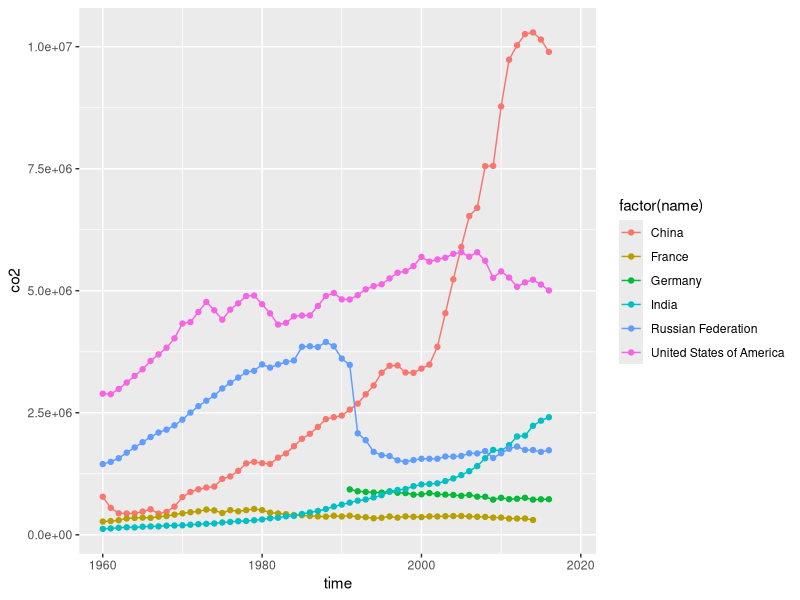
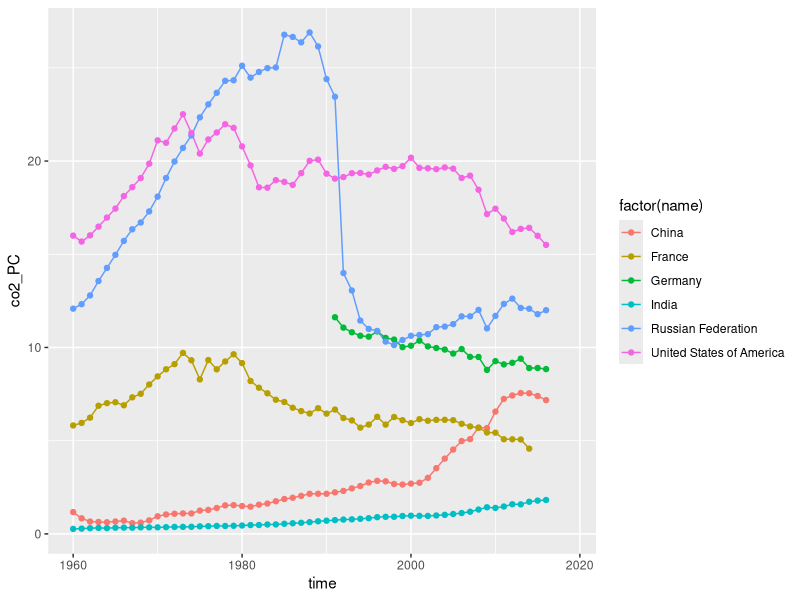
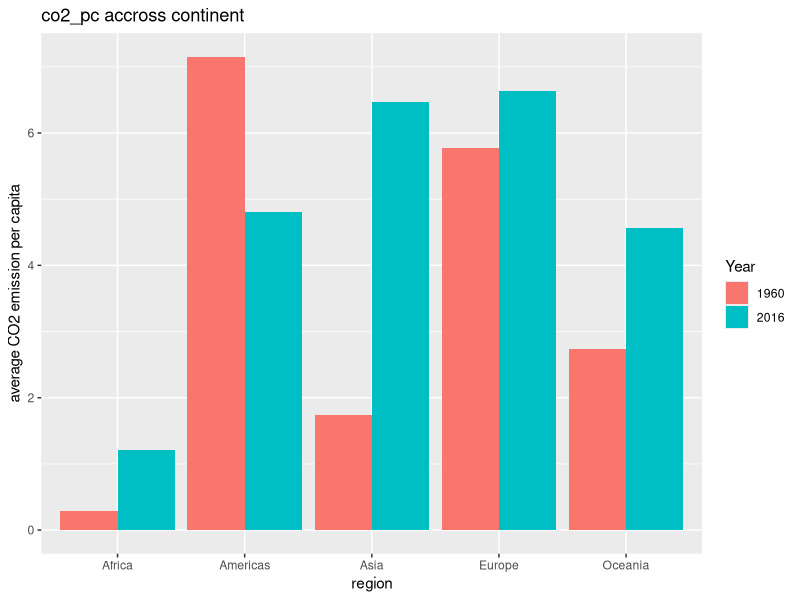
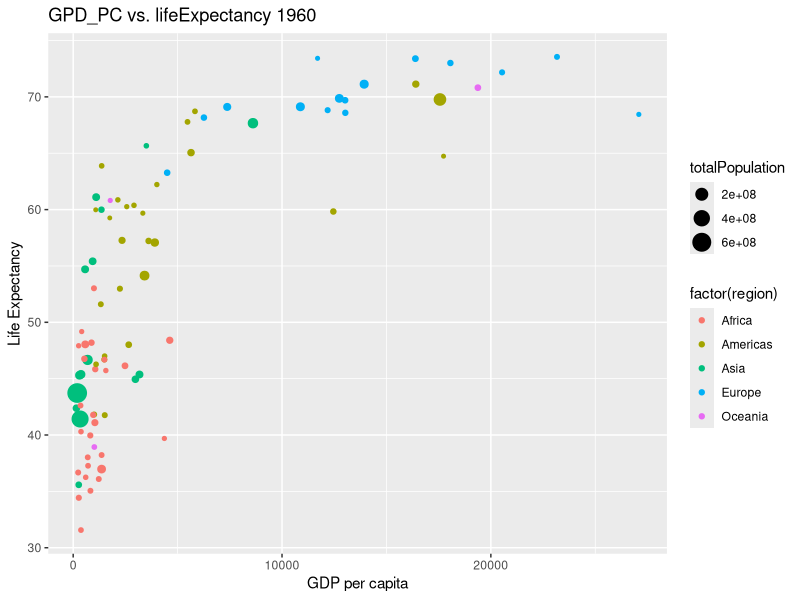
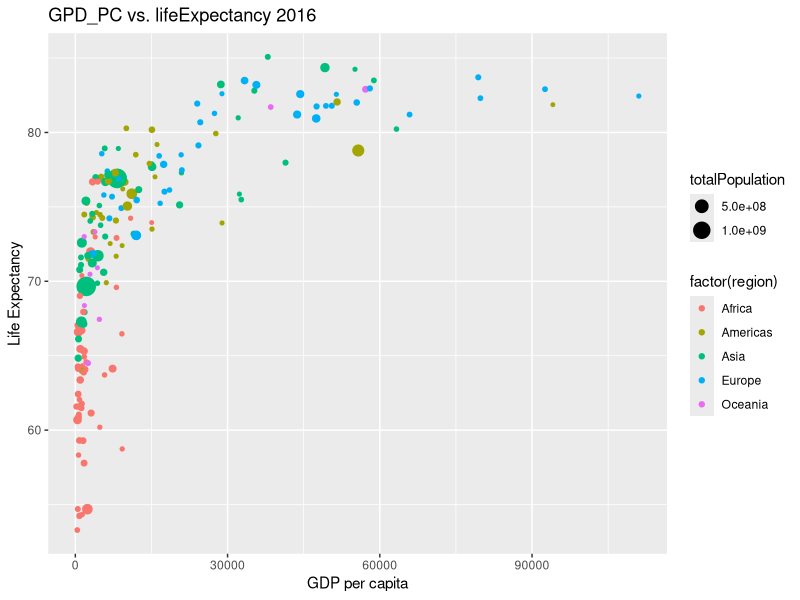
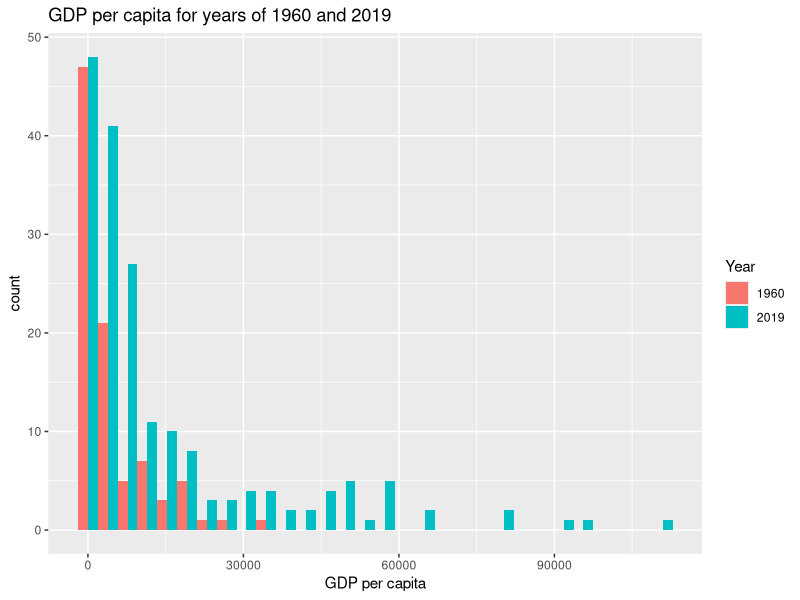

Write R code to recreate these figures, in order.
## ---- chunk 1
library(dplyr)
library(readr)
library(ggplot2)
## ---- chunk 2
gapminder <- read_delim("gapminder.csv")
nrow(gapminder)
ncol(gapminder)
head(gapminder, 3)
## ---- chunk 3
gapminder %>% 
  summarize(countries = length(unique(name)), iso2codes = length(unique(iso2)), iso3codes = length(unique(iso3)))
## ---- chunk 4
gapminder %>% 
  group_by(iso2) %>% 
  summarise(count = length(unique(name)), countries = unique(name)) %>% 
  arrange(desc(count))
## ---- chunk 5
gapminder %>% 
  group_by(name) %>% 
  summarise(counts = length(unique(iso3)), iso3code = unique(iso3)) %>% 
  arrange(desc(counts))
## ---- chunk 6
min(gapminder$time, na.rm = TRUE)
max(gapminder$time, na.rm = TRUE)
## ---- chunk 7
nrow(gapminder[is.na(gapminder$co2) == TRUE,])
nrow(gapminder[is.na(gapminder$co2_PC) == TRUE,])
gapminder %>% 
  filter(is.na(co2) == TRUE) %>% 
  group_by(time) %>% 
  summarise(missing_co2 = length(co2)) %>% 
  arrange(missing_co2) %>% 
  tail(1)
gapminder %>% 
  filter(is.na(co2_PC) == TRUE) %>% 
  group_by(time) %>% 
  summarise(missing_co2_PC = length(co2_PC)) %>% 
  arrange(missing_co2_PC) %>% 
  tail(1)
## ---- chunk 8
plot1 <- gapminder %>% 
  filter(name == "China" | name == "United States of America" | name == "India" | name == "Germany" | name == "France" | name == "Russian Federation")
ggplot(plot1, aes(time,
                co2,
                col = factor(name))) +
  geom_line() +
  geom_point()
## ---- chunk 9
plot1 <- gapminder %>% 
  filter(name == "China" | name == "United States of America" | name == "India" | name == "Germany" | name == "France" | name == "Russian Federation")
ggplot(plot1, aes(time,
                co2_PC,
                col = factor(name))) +
  geom_line() +
  geom_point()

## ---- chunk 10
co2_pc_accross_continent <- gapminder %>% 
  filter(is.na(co2_PC) == FALSE) %>% 
  filter(is.na(name)== FALSE)  %>% 
  filter(is.na(region) == FALSE) %>% 
  group_by(region, time) %>%
  summarize(average= mean(co2_PC))
co2_pc_accross_continent  
## ---- chunk 11
gapminder %>% 
  filter(time %in% c(1960, 2016)) %>% 
  filter(is.na(region) == FALSE) %>% 
  filter(is.na(co2_PC) == FALSE) %>% 
  filter(is.na(name) == FALSE) %>% 
  group_by(region, time) %>% 
  summarise(average_co2_PC = mean(co2_PC)) %>% 
  ggplot(aes(region,
             average_co2_PC,
             fill = as.factor(time))) + 
  geom_col(position = "dodge") + 
  scale_fill_discrete("Year") +
  labs(title = "co2_pc accross continent", x = "region", y = "average CO2 emission per capita")
## ---- chunk 12
gapminder %>% 
  filter(time == 2016) %>% 
  filter(is.na(region) == FALSE) %>% 
  filter(is.na(co2_PC) == FALSE) %>% 
  filter(is.na(name) == FALSE) %>% 
  group_by(region) %>%
  filter(rank(desc(co2_PC)) <= 3 | rank(co2_PC) <= 3) %>% 
  select(name, co2_PC, region) %>% 
  arrange(region)
## ---- chunk 13
gapminder %>% 
  filter(is.na(GDP_PC) == FALSE) %>% 
  filter(is.na(lifeExpectancy) == FALSE) %>% 
  filter(time == 1960) %>% 
  filter(is.na(name) == FALSE) %>% 
  ggplot(aes(GDP_PC,
             lifeExpectancy,
             col = factor(region),
             size = totalPopulation)) +
  geom_point() +
  labs(title = "GPD_PC vs. lifeExpectancy 1960", x = "GDP per capita", y = "Life Expectancy")
## ---- chunk 14
gapminder %>% 
  filter(is.na(GDP_PC) == FALSE) %>% 
  filter(is.na(lifeExpectancy) == FALSE) %>% 
  filter(time == 2019) %>% 
  filter(is.na(name) == FALSE) %>% 
  ggplot(aes(GDP_PC,
             lifeExpectancy,
             col = factor(region),
             size = totalPopulation)) +
  geom_point() + 
  labs(title = "GPD_PC vs. lifeExpectancy 2016", x = "GDP per capita", y = "Life Expectancy")
## ---- chunk 15
gapminder %>% 
  filter(is.na(lifeExpectancy) == FALSE) %>% 
  filter(is.na(name)== FALSE)  %>% 
  filter(is.na(region) == FALSE) %>% 
  filter(time %in% c(1960, 2019)) %>% 
  group_by(region, time) %>%
  summarize(average= mean(lifeExpectancy))

## ---- chunk 16
gapminder %>% 
  filter(is.na(lifeExpectancy) == FALSE) %>% 
  filter(is.na(name)== FALSE)  %>% 
  filter(is.na(region) == FALSE) %>% 
  filter(time %in% c(1960, 2019)) %>% 
  group_by(region, time) %>%
  summarise(average = mean(lifeExpectancy)) %>% 
  mutate(prev = lag(average, default = 0), growth = average - prev) %>% 
  arrange(desc(growth))
## ---- chunk 17
gapminder %>% 
  filter(time %in% c(1960, 2019)) %>% 
  filter(is.na(GDP_PC) == FALSE) %>% 
  ggplot(aes(GDP_PC,
             fill = as.factor(time))) + 
  geom_histogram(bins = 30, position = "dodge") + 
  scale_fill_discrete("Year") + 
  labs(title = "GDP per capita for years of 1960 and 2019", x = "GDP per capita", y = "count")
## ---- chunk 18
gapminder %>% 
  filter(time %in% c(1960, 2019)) %>% 
  filter(is.na(name) == FALSE) %>% 
  group_by(time) %>% 
  mutate(ranking = rank(desc(lifeExpectancy))) %>% 
  select(time, name, ranking) %>% 
  filter(name == "United States of America")
  
## ---- chunk 19
gapminder %>% 
  filter(time %in% c(1960, 2019)) %>% 
  filter(is.na(name) == FALSE) %>% 
  group_by(time) %>% 
  mutate(ranking = rank(desc(lifeExpectancy))) %>% 
  filter(is.na(lifeExpectancy) == FALSE) %>% 
  mutate(relative_rank = ranking / length(unique(name))) %>% 
  select(time, name, ranking, relative_rank) %>% 
  filter(name == "United States of America")
